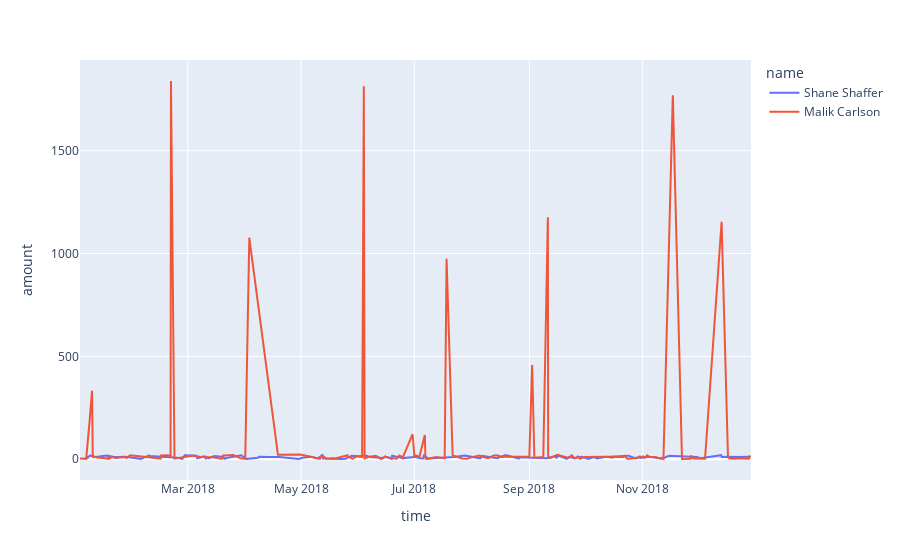

This figure's notebook cell:
### Markdown cell above
## Data Analysis Questions 1

   Use `hvPlot` to create a line plot showing a time series from the transactions along all the year for **card holders 2 and 18**. In order to contrast the patterns of both card holders, create a line plot containing both lines. What difference do you observe between the consumption patterns? Does the difference could be a fraudulent transaction? Explain your rationale.

### Code cell
# loading data for card holder 2 and 18 from the database
cardholder_2_query = """
SELECT ch.name, trans.time, trans.amount
FROM cc_transaction trans
JOIN credit_card cc
    ON trans.cc = cc.number
JOIN card_holder ch
    ON cc.card_holder_id = ch.id
WHERE ch.id = 2;
"""

cardholder_18_query = """
SELECT ch.name, trans.time, trans.amount
FROM cc_transaction trans
JOIN credit_card cc
    ON trans.cc = cc.number
JOIN card_holder ch
    ON cc.card_holder_id = ch.id
WHERE ch.id = 18;
"""

cardholder_2_df = pd.read_sql(cardholder_2_query, engine)
cardholder_18_df = pd.read_sql(cardholder_18_query, engine)

# Create new column representing the hour of the transaction.
# This can help see the variation of transaction time on a scatter plot.
cardholder_2_df['hour'] = cardholder_2_df.time.apply(lambda t: t.hour)
cardholder_18_df['hour'] = cardholder_18_df.time.apply(lambda t: t.hour)

# Scatter plot for cardholder 2
cardholder_2_scatter = cardholder_2_df.hvplot.scatter(
    x='time',
    y='amount'
#     y='hour'
)

# Scatter plot for cardholder 18
cardholder_18_scatter = cardholder_18_df.hvplot.scatter(
    x='time',
    y='amount'
#     y='hour'
)

# Combined plot for cardholders 2 and 18
ch_2_and_18 = pd.concat([cardholder_2_df, cardholder_18_df], axis=0)

# Line plot with cardholders 2 and 18 transactions
fig = px.line(
    ch_2_and_18,
    x='time',
    y='amount',
    color='name'
)
fig.show()

### Figure 1 — Plotly figure (JSON) as saved in the notebook; plotly's stock layout.template omitted (floating-point values rounded to 4 significant figures; data arrays with more than 128 entries replaced by an {"elided": "..."} marker saying what was removed)
{"data": [{"hovertemplate": "name=Shane Shaffer<br>time=%{x}<br>amount=%{y}<extra></extra>", "legendgroup": "Shane Shaffer", "line": {"color": "#636efa", "dash": "solid"}, "mode": "lines", "name": "Shane Shaffer", "showlegend": true, "type": "scatter", "x": ["2018-01-06T02:16:41", "2018-01-06T05:13:20", "2018-01-07T15:10:27", "2018-01-10T10:07:20", "2018-01-16T06:29:35", "2018-01-19T20:12:31", "2018-01-23T08:07:03", "2018-01-26T11:32:35", "2018-02-03T18:05:39", "2018-02-08T05:12:18", "2018-02-08T12:15:41", "2018-02-23T13:04:55", "2018-02-26T01:52:16", "2018-02-27T08:27:00", "2018-03-05T15:43:47", "2018-03-06T04:01:25", "2018-03-10T08:52:09", "2018-03-10T19:52:29", "2018-03-11T09:33:38", "2018-03-12T05:07:34", "2018-03-15T06:41:30", "2018-03-18T18:55:28", "2018-03-20T06:01:25", "2018-03-20T17:15:15", "2018-03-22T10:13:54", "2018-03-29T20:01:40", "2018-04-01T11:54:51", "2018-04-07T16:40:23", "2018-04-08T11:31:27", "2018-04-13T17:07:40", "2018-04-17T01:50:13", "2018-04-19T05:14:16", "2018-04-29T18:35:27", "2018-05-01T19:42:46", "2018-05-06T00:05:30", "2018-05-06T14:01:43", "2018-05-10T00:19:48", "2018-05-12T14:28:04", "2018-05-12T19:53:37", "2018-05-22T22:34:52", "2018-05-24T20:39:06", "2018-05-28T07:57:39", "2018-06-01T06:25:18", "2018-06-01T11:31:13", "2018-06-02T19:39:36", "2018-06-05T11:13:42", "2018-06-06T18:54:28", "2018-06-14T11:45:43", "2018-06-15T09:16:06", "2018-06-18T19:37:57", "2018-06-19T02:45:45", "2018-06-24T22:54:41", "2018-07-01T03:34:39", "2018-07-01T23:06:28", "2018-07-03T21:30:30", "2018-07-05T17:19:48", "2018-07-06T03:02:41", "2018-07-07T14:55:25", "2018-07-08T14:50:38", "2018-07-22T12:37:13", "2018-07-28T03:34:44", "2018-08-05T14:41:31", "2018-08-06T16:17:07", "2018-08-14T12:33:56", "2018-08-16T07:51:18", "2018-08-19T05:06:51", "2018-08-23T02:43:10", "2018-08-26T05:44:04", "2018-08-26T06:56:54", "2018-09-10T14:18:24", "2018-09-15T04:53:10", "2018-09-15T10:53:50", "2018-09-16T17:27:47", "2018-09-20T19:13:12", "2018-09-21T01:57:52", "2018-09-22T10:01:08", "2018-09-25T03:08:58", "2018-09-29T07:16:40", "2018-10-02T18:48:15", "2018-10-05T18:25:07", "2018-10-07T11:21:08", "2018-10-11T09:37:18", "2018-10-16T02:08:07", "2018-10-24T09:56:38", "2018-10-28T02:29:29", "2018-10-30T07:27:12", "2018-10-30T09:45:03", "2018-10-30T18:54:22", "2018-11-04T19:40:03", "2018-11-11T12:11:32", "2018-11-15T04:26:02", "2018-11-30T06:29:40", "2018-12-02T04:22:01", "2018-12-08T06:57:18", "2018-12-13T06:21:43", "2018-12-13T15:28:18", "2018-12-16T13:44:25", "2018-12-22T23:29:09", "2018-12-28T15:30:55"], "xaxis": "x", "y": [1.33, 10.82, 17.29, 10.91, 17.64, 11.58, 10.47, 11.39, 1.41, 18.32, 15.39, 6.96, 1.01, 18.52, 17.06, 4.1, 13.53, 4.13, 10.08, 3.79, 15.24, 11.22, 10.15, 1.64, 6.82, 18.62, 1.08, 6.5, 11.26, 10.21, 10.26, 10.31, 0.7, 6.55, 12.11, 10.91, 3.42, 18.9, 3.31, 1.19, 1.76, 15.96, 13.03, 14.24, 15.95, 16.96, 10.65, 5.13, 12.64, 1.67, 17.25, 4.96, 10.09, 10.26, 4.78, 3.43, 16.99, 7.41, 3.13, 10.33, 17.16, 4.09, 16.55, 4.89, 10.29, 19.51, 10.06, 2.74, 9.48, 4.15, 15.21, 4.7, 17.72, 3.05, 1.58, 11.52, 3.92, 11.35, 1.17, 10.02, 2.92, 10.17, 13.06, 16.84, 2.89, 10.45, 16.64, 5.87, 11.41, 2.25, 16.4, 10.08, 4.29, 12.39, 19.36, 10.06, 11.38, 10.2, 11.03], "yaxis": "y"}, {"hovertemplate": "name=Malik Carlson<br>time=%{x}<br>amount=%{y}<extra></extra>", "legendgroup": "Malik Carlson", "line": {"color": "#EF553B", "dash": "solid"}, "mode": "lines", "name": "Malik Carlson", "showlegend": true, "type": "scatter", "x": {"elided": "133 str values"}, "xaxis": "x", "y": {"elided": "133 float values"}, "yaxis": "y"}], "layout": {"autosize": true, "legend": {"title": {"text": "name"}, "tracegroupgap": 0}, "margin": {"t": 60}, "xaxis": {"anchor": "y", "autorange": true, "domain": [0, 1], "range": ["2018-01-01 23:15:10", "2018-12-29 08:11:55"], "title": {"text": "time"}, "type": "date"}, "yaxis": {"anchor": "x", "autorange": true, "domain": [0, 1], "range": [-101.5, 1941.0], "title": {"text": "amount"}, "type": "linear"}}}
